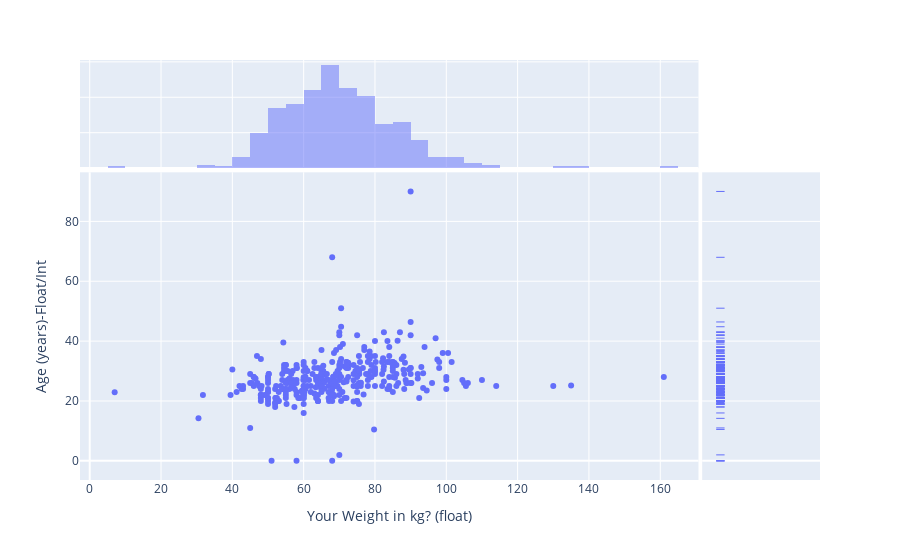

Notebook code cell kept with this figure:
### Code cell
import plotly.express as px
fig = px.scatter(df, x="Your Weight in kg? (float)", y="Age (years)-Float/Int", marginal_x="histogram", marginal_y="rug")
fig.show()

### Figure 1 — Plotly figure (JSON) as saved in the notebook; plotly's stock layout.template omitted (floating-point values rounded to 4 significant figures; data arrays with more than 128 entries replaced by an {"elided": "..."} marker saying what was removed)
{"data": [{"hovertemplate": "Your Weight in kg? (float)=%{x}<br>Age (years)-Float/Int=%{y}<extra></extra>", "legendgroup": "", "marker": {"color": "#636efa", "symbol": "circle"}, "mode": "markers", "name": "", "orientation": "v", "showlegend": false, "type": "scatter", "x": {"elided": "375 float values"}, "xaxis": "x", "y": {"elided": "375 float values"}, "yaxis": "y"}, {"alignmentgroup": "True", "bingroup": "x", "hovertemplate": "Your Weight in kg? (float)=%{x}<br>count=%{y}<extra></extra>", "legendgroup": "", "marker": {"color": "#636efa"}, "name": "", "offsetgroup": "", "opacity": 0.5, "showlegend": false, "type": "histogram", "x": {"elided": "375 float values"}, "xaxis": "x3", "yaxis": "y3"}, {"alignmentgroup": "True", "boxpoints": "all", "fillcolor": "rgba(255,255,255,0)", "hoveron": "points", "hovertemplate": "Age (years)-Float/Int=%{y}<extra></extra>", "jitter": 0, "legendgroup": "", "line": {"color": "rgba(255,255,255,0)"}, "marker": {"color": "#636efa", "symbol": "line-ew-open"}, "name": "", "offsetgroup": "", "showlegend": false, "type": "box", "xaxis": "x2", "y": {"elided": "375 float values"}, "yaxis": "y2"}], "layout": {"barmode": "overlay", "legend": {"tracegroupgap": 0}, "margin": {"t": 60}, "xaxis": {"anchor": "y", "domain": [0, 0.8358], "title": {"text": "Your Weight in kg? (float)"}}, "xaxis2": {"anchor": "y2", "domain": [0.8408, 1], "matches": "x2", "showgrid": false, "showline": false, "showticklabels": false, "ticks": ""}, "xaxis3": {"anchor": "y3", "domain": [0, 0.8358], "matches": "x", "showgrid": true, "showticklabels": false}, "xaxis4": {"anchor": "y4", "domain": [0.8408, 1], "matches": "x2", "showgrid": false, "showline": false, "showticklabels": false, "ticks": ""}, "yaxis": {"anchor": "x", "domain": [0, 0.7326], "title": {"text": "Age (years)-Float/Int"}}, "yaxis2": {"anchor": "x2", "domain": [0, 0.7326], "matches": "y", "showgrid": true, "showticklabels": false}, "yaxis3": {"anchor": "x3", "domain": [0.7426, 1], "matches": "y3", "showgrid": true, "showline": false, "showticklabels": false, "ticks": ""}, "yaxis4": {"anchor": "x4", "domain": [0.7426, 1], "matches": "y3", "showgrid": true, "showline": false, "showticklabels": false, "ticks": ""}}}
